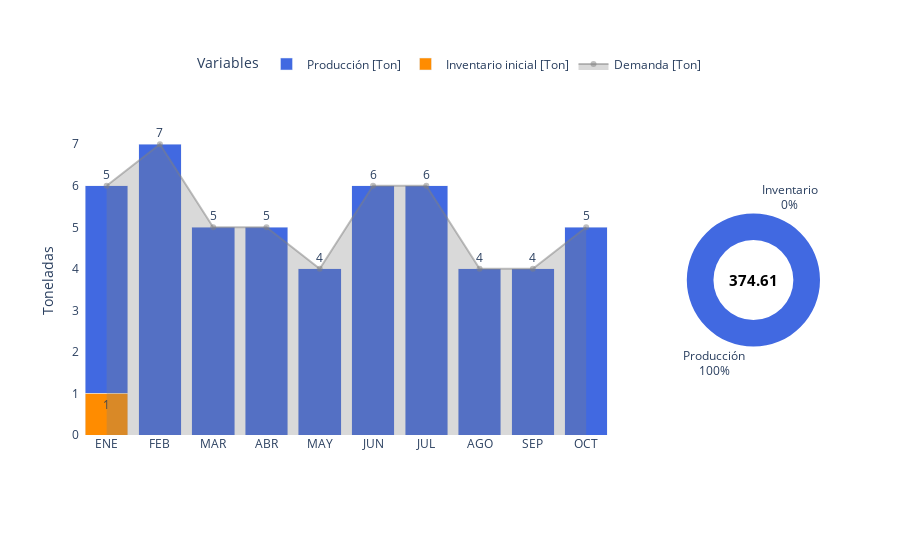

Here is the notebook cell this chart was saved with:
### Code cell
# ----- DESDE ACÁ EN ADELANTE, NO TOQUE EL CÓDIGO DE ESTÁ CELDA.

# . Correr
t0 = time.perf_counter()
V = policy_evaluation(env, propose_policy)
elapsed = time.perf_counter() - t0

# . Reportar
obj_dp, costos_prod, costos_inv, produccion, inventario, trayecto = env.report_from_policy(policy)
plot_plan_produccion(M, d, produccion, inventario, sum(costos_prod), sum(costos_inv), obj_dp)

# . Almacenar resultados
resultados.append({
    "Método"             : "Policy evaluation",
    "Costo Total"        : obj_dp,
    "Costo producir"     : sum(costos_prod),
    "Costo inventario"   : sum(costos_inv),
    "Ton pedidas (total)": sum(produccion),
    "Inventario(total)"  : sum(inventario),
    "Tiempo (s)"         : elapsed
})

### Figure 1 — Plotly figure (JSON) as saved in the notebook; plotly's stock layout.template omitted (floating-point values rounded to 4 significant figures)
{"data": [{"fill": "tozeroy", "fillcolor": "rgba(128,128,128,0.3)", "line": {"color": "rgba(128,128,128,0.5)"}, "name": "Demanda [Ton]", "type": "scatter", "x": ["ENE", "FEB", "MAR", "ABR", "MAY", "JUN", "JUL", "AGO", "SEP", "OCT"], "xaxis": "x", "y": [6, 7, 5, 5, 4, 6, 6, 4, 4, 5], "yaxis": "y"}, {"marker": {"color": "darkorange"}, "name": "Inventario inicial [Ton]", "text": ["1", "", "", "", "", "", "", "", "", ""], "textposition": "outside", "type": "bar", "x": ["ENE", "FEB", "MAR", "ABR", "MAY", "JUN", "JUL", "AGO", "SEP", "OCT"], "xaxis": "x", "y": [1, 0, 0, 0, 0, 0, 0, 0, 0, 0], "yaxis": "y"}, {"marker": {"color": "royalblue"}, "name": "Producción [Ton]", "text": ["5", "7", "5", "5", "4", "6", "6", "4", "4", "5"], "textposition": "outside", "type": "bar", "x": ["ENE", "FEB", "MAR", "ABR", "MAY", "JUN", "JUL", "AGO", "SEP", "OCT"], "xaxis": "x", "y": [5, 7, 5, 5, 4, 6, 6, 4, 4, 5], "yaxis": "y"}, {"domain": {"x": [0.82, 1], "y": [0, 1]}, "hole": 0.6, "labels": ["Producción", "Inventario"], "marker": {"colors": ["royalblue", "darkorange"]}, "showlegend": false, "textinfo": "label+percent", "textposition": "outside", "type": "pie", "values": [374.6, 0]}], "layout": {"annotations": [{"font": {"color": "black", "size": 15}, "showarrow": false, "text": "<b>374.61</b>", "x": 0.91, "xanchor": "center", "xref": "paper", "y": 0.5, "yanchor": "middle", "yref": "paper"}], "barmode": "stack", "legend": {"orientation": "h", "title": {"text": "Variables"}, "x": 0.5, "xanchor": "center", "y": 1.15, "yanchor": "bottom"}, "paper_bgcolor": "white", "plot_bgcolor": "white", "xaxis": {"anchor": "y", "domain": [0, 0.72]}, "yaxis": {"anchor": "x", "domain": [0, 1], "title": {"text": "Toneladas"}}}}
